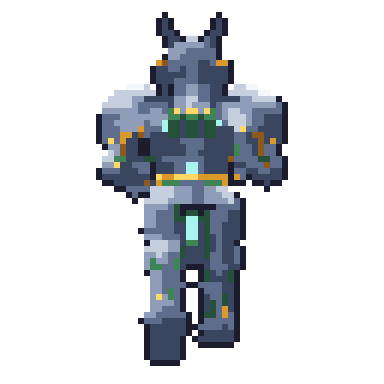
#> input picture art/reference/owner-kits/armour-suit/pixel/match/old/knight_back_6x.png, 384 x 384 px
$ python -i fa_measure.py   (imports and definitions only)
#> lines starting #> are read from the running program, lines starting #| are printed output that depends on the picture; after the words box and inside, x2 and y2 are one past the last pixel; in counts of white or black regions, pixels touching at a corner belong together
#!/usr/bin/env python3
"""SUITS fa round 5: measures and review sheet from fa_shoot.mjs shots (cocolito method: the same measures for the new fa and the round-4
fa, so they compare like for like; the owner's kit figures are measured the same way by art/tools/fa_compare.py).
Gates (PASS/FAIL):
  floor contrast (palace study rule, art/tools/suit_contrast.py run on the lineup): fa >= 50% of outline pixels at 3:1 vs the hall floor
  mask vs helm at play size (fight framing 110 px/m): median luminance of mask pixels vs helm pixels >= 3:1 (region-ID pass)
  silhouette: fa vs each of the other eight, flat-black at play size, front and 3/4: IoU <= 0.75 (study rule)
  value range: figure luminance P10-P90 spread >= 120 of 255 and dark share (< 40) <= 45% (cause 1: near-black head to toe)
Numbers: luminance P10/P50/P90, dark and bright shares, k-means colour shares, colours at play size.
Usage: python3 fa_measure.py SHOTDIR METRICS.json OUTDIR"""
import sys, os, json, subprocess
import numpy as np
from PIL import Image, ImageDraw
from scipy import ndimage

# [1 line not run here, left out]
# CONFIG
# Floor contrast: share of outline pixels at 3:1 (palace study), mask vs helm ratio, silhouette IoU limit (study), value spread and dark cap.
EDGE_SHARE, MASK_RATIO, IOU_MAX, SPREAD_MIN, DARK_MAX = 0.5, 3.0, 0.75, 120, 0.45
# Head band for the helm pixels at play size: rows from this far above the mask top down to the mask bottom, px.
HEAD_UP_PX = 30
TOOLS = os.path.dirname(os.path.abspath(__file__))
# [1 line not run here, left out]
def gate(ok, line): G.append(('PASS ' if ok else 'FAIL ') + 'fa ' + line)
def load(p): return np.asarray(Image.open(p).convert('RGB')).astype(np.float32) / 255
def relY(img):
    lin = np.where(img <= 0.04045, img / 12.92, ((img + 0.055) / 1.055) ** 2.4); return lin @ np.array([0.2126, 0.7152, 0.0722])
def ratio(a, b): return (max(a, b) + 0.05) / (min(a, b) + 0.05)

# 1. floor contrast: the approved tool on the lineups (new fa first; old fa first)
# [10 lines not run here, left out]

# 2. mask vs helm at play size
def mask_helm(ida, tex):
    red = (ida[..., 0] > 200) & (ida[..., 1] < 60) & (ida[..., 2] < 60); grn = (ida[..., 1] > 200) & (ida[..., 0] < 60) & (ida[..., 2] < 60)
    if red.sum() <= 5: return None
    ys = np.where(red.any(1))[0]; band = np.zeros_like(red); band[max(0, ys.min() - HEAD_UP_PX):ys.max() + 1] = True
    xs = np.where(red.any(0))[0]; band[:, :max(0, xs.min() - 30)] = False; band[:, xs.max() + 30:] = False
    mk = ndimage.binary_erosion(red, iterations=1); hm = ndimage.binary_erosion(grn & band, iterations=1)
    ym, yh = float(np.median(tex[mk])), float(np.median(tex[hm])); return ratio(ym, yh), ym, yh, int(mk.sum()), int(hm.sum()), mk
mh_ok = lambda r: r is not None and r[0] >= MASK_RATIO and r[3] >= 20 and r[4] >= 20
# [1 line not run here, left out]
# [1 line that did not run here, left out]
# [4 lines not run here, left out]

# 3. silhouettes at play size (lineup order fa, ru, dao, mo, yy, za, ming, zh, nong)
IDS = ['fa', 'ru', 'dao', 'mo', 'yy', 'za', 'ming', 'zh', 'nong']
def blobs(p):
    sil = np.asarray(Image.open(p).convert('L')) < 128
    lab, n = ndimage.label(ndimage.binary_closing(sil, iterations=3))
    bl = sorted([(ndimage.center_of_mass(lab == i)[1], i) for i in range(1, n + 1) if (lab == i).sum() > 800])
    out = []
    for _, i in bl:
        m = (lab == i) & sil; ys, xs = np.where(m); cx = int(round(xs.mean()))
        c = np.zeros((420, 420), bool); y1 = ys.max()
        for y, x in zip(ys, xs):
            yy, xx = 410 - (y1 - y), 210 + (x - cx)
            if 0 <= yy < 420 and 0 <= xx < 420: c[yy, xx] = True
        out.append(c)
    return out
def worst_iou(B):
    ious = {IDS[k]: float((B[0] & B[k]).sum() / max((B[0] | B[k]).sum(), 1)) for k in range(1, 9)}; return ious
SIL = {}
# [5 lines not run here, left out]

# 4. value range and colours (front close-up, figure masked by the silhouette pass at the same camera), new and old
def kmeans(px, k=7, it=12, seed=1):
    rng = np.random.default_rng(seed); c = px[rng.choice(len(px), k, replace=False)]
    for _ in range(it):
        d = ((px[:, None] - c[None]) ** 2).sum(-1); a = d.argmin(1)
        c = np.array([px[a == j].mean(0) if (a == j).any() else c[j] for j in range(k)])
    return c, np.bincount(a, minlength=k) / len(a)
def value_nums(img, sil):
    m = ndimage.binary_erosion(sil, iterations=1); px = img[m]; lum = (px @ np.array([0.299, 0.587, 0.114])) * 255
    c, sh = kmeans(px[::max(1, len(px) // 6000)] * 255)
    return dict(p10=round(float(np.percentile(lum, 10)), 1), p50=round(float(np.median(lum)), 1), p90=round(float(np.percentile(lum, 90)), 1),
                dark=round(float((lum < 40).mean()), 3), bright=round(float((lum > 200).mean()), 3),
                kmeans=[('#%02x%02x%02x' % tuple(int(v) for v in cc), round(float(s_), 3)) for cc, s_ in sorted(zip(c, sh), key=lambda t: -t[1])])
val_ok = lambda o: o['p90'] - o['p10'] >= SPREAD_MIN and o['dark'] <= DARK_MAX
def values(d, tag):
#> `nf = sum(g.startswith('FAIL') for g in G); print(f'fa_measure {len(G) ..`: nf = 0
    img = load(f'{d}/fa_front.png'); sil = np.asarray(Image.open(f'{d}/fa_sil_front.png').convert('L')) < 128
    o = value_nums(img, sil); N[f'values_{tag}'] = o; return o, img, sil
# [1 line that did not run here, left out]
# [20 lines not run here, left out]

# 5. review sheet: close-up row, head close-ups and clips, passes and LODs, play size crop 1:1; old fa beside new at the same camera
def tile(p, w, h, label):
    im = Image.open(p).convert('RGB') if os.path.exists(p) else Image.new('RGB', (w, h), (80, 0, 80))
    if im.size != (w, h): im = im.resize((w, h), Image.LANCZOS)
    d = ImageDraw.Draw(im); d.rectangle([0, 0, len(label) * 7 + 8, 16], fill=(0, 0, 0)); d.text((4, 2), label, fill=(255, 255, 255)); return im
T = 400
# [7 lines that did not run here, left out]
sheet = Image.new('RGB', (T * 5, T * 3 + 540), (18, 13, 22))
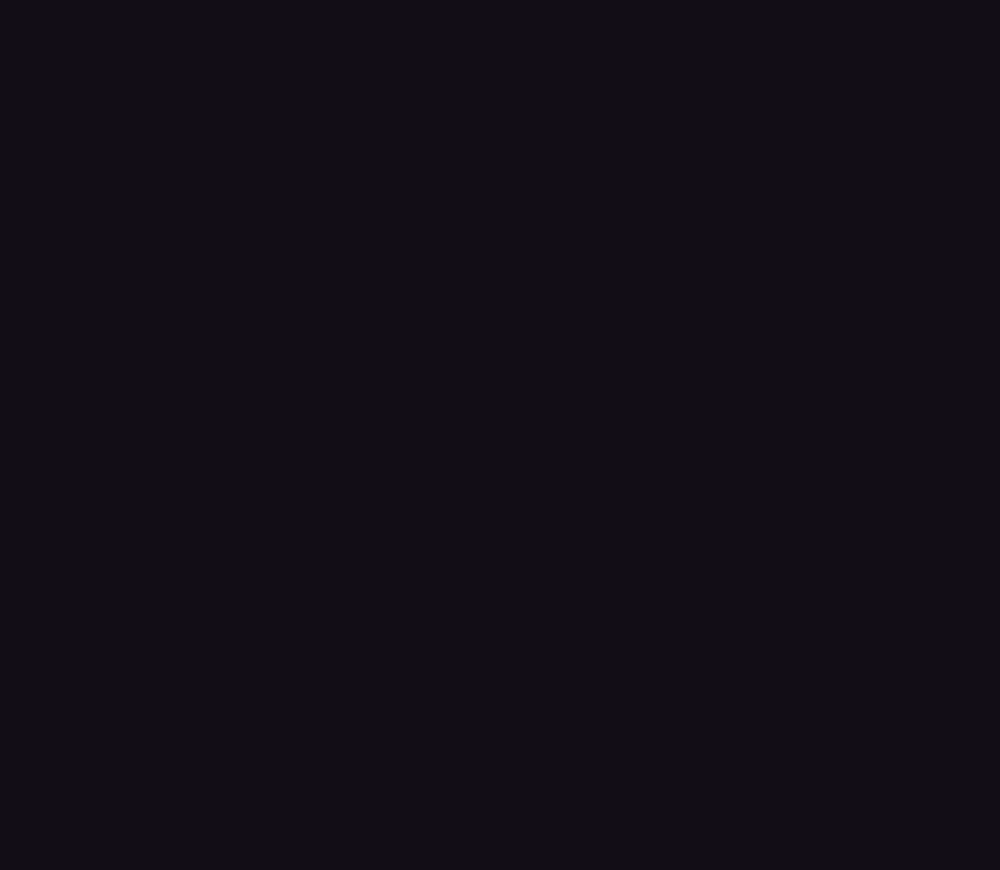
#> sheet: PIL image 2000x1740 RGB (shown at 1/2 size); mean R, G, B 18, 13, 22
# [2 lines not run here, left out]
pp = f'{S}/pair_play.png'
# [5 lines not run here, left out]
d = ImageDraw.Draw(sheet); y = T * 3 + 20
# [7 lines not run here, left out]

>>> result = blobs('../reference/owner-kits/armour-suit/pixel/match/old/knight_back_6x.png')
#> in blobs, `sil = np.asarray(Image.open(p).convert('L')) < 128`:
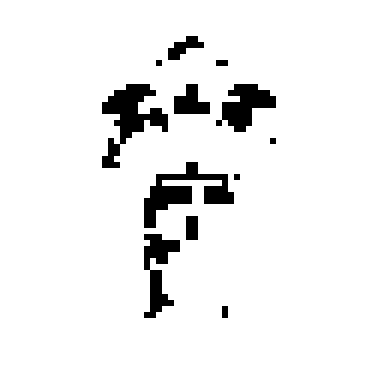
#> sil: shape (384, 384) bool; 93.7% white; 12 black regions, largest, box (x1, y1, x2, y2) and area: (102, 84, 168, 168) 2340, (144, 162, 234, 228) 2304, (216, 84, 276, 132) 1548
#> in blobs, `lab, n = ndimage.label(ndimage.binary_closing(sil, iterations=3))`:
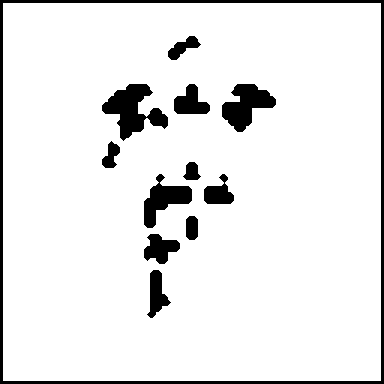
#> lab: shape (384, 384) int32; values 0 (black) and 1 (white), 91.5% white; 12 black regions, largest, box (x1, y1, x2, y2) and area: (0, 0, 384, 384) 4572, (102, 84, 168, 141) 1782, (222, 84, 276, 132) 1419
#> in blobs, `lab, n = ndimage.label(ndimage.binary_closing(sil, iterations=3))`: n = 1
#> in blobs, `bl = sorted([(ndimage.center_of_mass(lab == i)[1], i) for i in range(1..`: bl = [(192.4, 1)]
#> the loop in blobs, `for _, i in bl:` made 1 pass
#> (i, cx, y1) on pass 1: (1, 192, 380)
#> pass 1, in blobs, `m = (lab == i) & sil`:
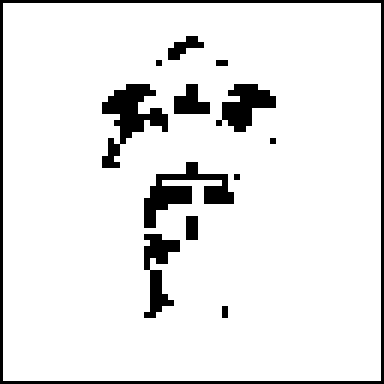
#> m: shape (384, 384) bool; 90.6% white; 13 black regions, largest, box (x1, y1, x2, y2) and area: (0, 0, 384, 384) 4572, (102, 84, 168, 168) 2340, (144, 162, 234, 228) 2304
#> after the loop in blobs, `for _, i in bl:`:
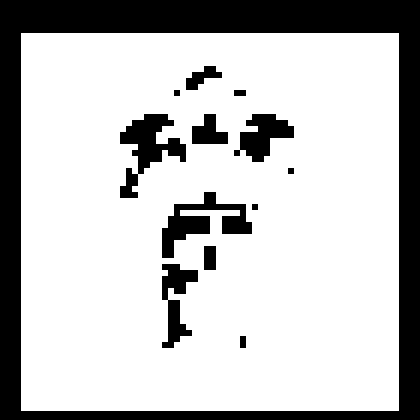
#> c: shape (420, 420) bool; 75.7% white; 13 black regions, largest, box (x1, y1, x2, y2) and area: (0, 0, 420, 420) 33516, (120, 114, 186, 198) 2340, (162, 192, 252, 258) 2304
#> after the loop in blobs, `for _, i in bl:`: out = 1 item
#> result = 1 item
